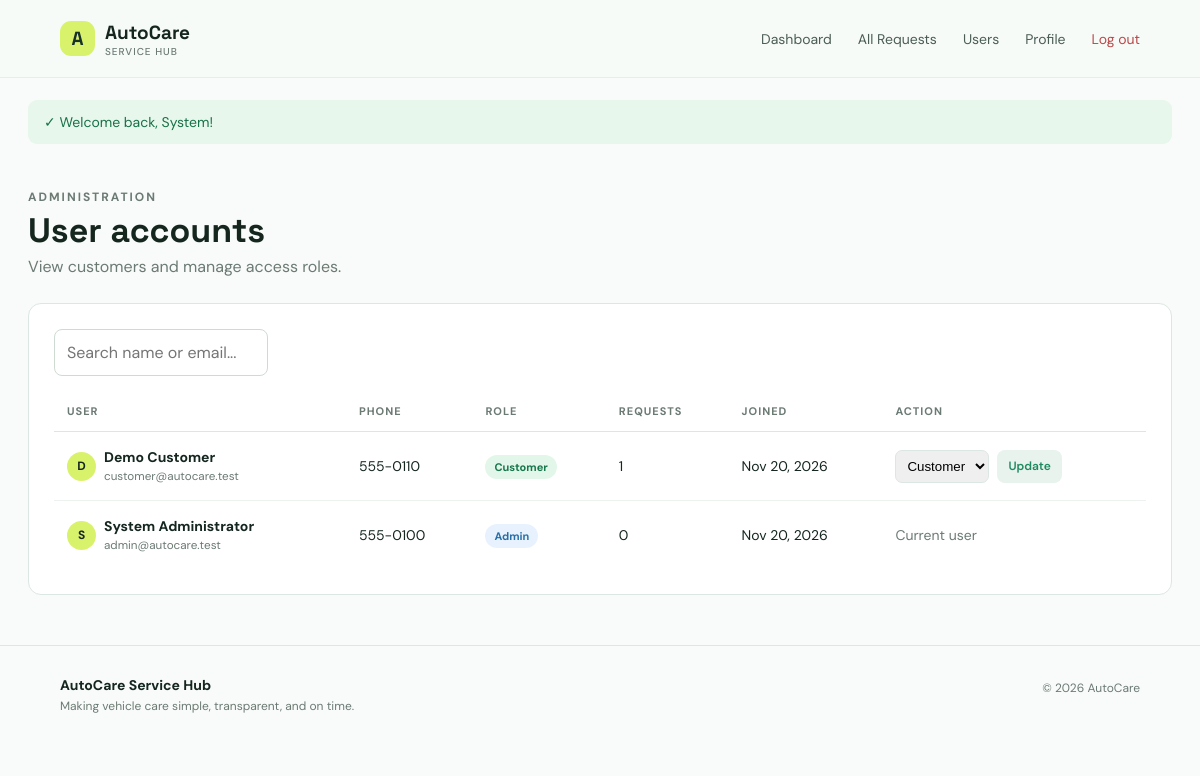
The page /admin/users.php (signed in) on the database its author committed.
### tables this page shows
CREATE TABLE users (
  id INT AUTO_INCREMENT PRIMARY KEY,
  name VARCHAR(100) NOT NULL,
  email VARCHAR(150) NOT NULL UNIQUE,
  phone VARCHAR(30) DEFAULT NULL,
  password VARCHAR(255) NOT NULL,
  role ENUM('customer','admin') NOT NULL DEFAULT 'customer',
  created_at TIMESTAMP DEFAULT CURRENT_TIMESTAMP
);

### functions.php (called while the page is built, shortened)
<?php
function e($value)
{
    return htmlspecialchars((string)$value, ENT_QUOTES, 'UTF-8');
}
function get_flash($key)
{
    $msg = $_SESSION['flash'][$key] ?? null;
    return $msg;
}
function is_logged_in()
{
    return isset($_SESSION['user']);
}
function current_user()
{
    return $_SESSION['user'] ?? null;
}

### admin/users.php (the view, shortened to what this page needs)
<?php require_once '../functions.php';
$q = trim($_GET['q'] ?? '');
$sql = 'SELECT u.*,COUNT(s.id) requests FROM users u LEFT JOIN service_requests s ON s.user_id=u.id WHERE 1';
$params = [];
$sql .= ' GROUP BY u.id ORDER BY u.created_at DESC';
$st = $pdo->prepare($sql);
$st->execute($params);
$users = $st->fetchAll();
include '../partials/header.php'; ?><div class="page-head">
    <div>
        <p class="eyebrow">Administration</p>
        <h1>User accounts</h1>
        <p>View customers and manage access roles.</p>
    </div>
</div>
<div class="panel">
    <div class="search-bar">
        <form><input name="q" placeholder="Search name or email..." value="<?= e($q) ?>"></form>
    </div>
    <div class="table-wrap">
        <table class="data-table">
            <thead>
                <tr>
                    <th>User</th>
                    <th>Phone</th>
                    <th>Role</th>
                    <th>Requests</th>
                    <th>Joined</th>
                    <th>Action</th>
                </tr>
            </thead>
            <tbody><?php foreach ($users as $u): ?><tr>
                        <td><span class="user-chip"><span class="avatar"><?= e(strtoupper(substr($u['name'], 0, 1))) ?></span><span><b><?= e($u['name']) ?></b><br><small class="muted"><?= e($u['email']) ?></small></span></span></td>
                        <td><?= e($u['phone'] ?: '—') ?></td>
                        <td><span class="status <?= $u['role'] === 'admin' ? 'approved' : 'completed' ?>"><?= e(ucfirst($u['role'])) ?></span></td>
                        <td><?= e($u['requests']) ?></td>
                        <td><?= date('M d, Y', strtotime($u['created_at'])) ?></td>
                        <td><?php if ($u['id'] !== current_user()['id']): ?><form method="post" class="actions"><select name="role" style="padding:7px;border:1px solid var(--line);border-radius:7px">
                                        <option value="customer" <?= $u['role'] === 'customer' ? 'selected' : '' ?>>Customer</option>
                                    </select><button class="btn secondary small">Update</button></form><?php else: ?><span class="muted">Current user</span><?php endif; ?></td>
                    </tr><?php endforeach; ?></tbody>
        </table>
    </div>
</div><?php include '../partials/footer.php'; ?>

### partials/header.php (shortened to what this page needs)
<?php
require_once __DIR__ . '/../functions.php';
$base = (strpos($_SERVER['PHP_SELF'], '/admin/') !== false) ? '../' : '';
?>
<!doctype html>
<html lang="en">
<head>
    <link rel="stylesheet" href="<?= $base ?>assets/style.css">
</head>
<body>
    <header class="topbar">
        <a class="brand" href="<?= $base ?><?= is_logged_in()
                                                ? (current_user()['role'] === 'admin' ? 'admin/index.php' : 'dashboard.php')
                                                : 'index.php' ?>">
            <span class="brand-mark">A</span>
            <span>AutoCare <small>Service Hub</small></span>
        </a>
        <nav>
            <?php if (is_logged_in()): ?>
                <a href="<?= $base ?><?= current_user()['role'] === 'admin'
                                            ? 'admin/index.php'
                                            : 'dashboard.php' ?>">Dashboard</a>
                <?php if (current_user()['role'] === 'customer'): ?>
                    <a href="<?= $base ?>vehicles.php">My Vehicles</a>
                    <a href="<?= $base ?>services.php">Service Requests</a>
                <?php else: ?>
                    <a href="<?= $base ?>admin/requests.php">All Requests</a>
                    <a href="<?= $base ?>admin/users.php">Users</a>
                <?php endif; ?>
                <a href="<?= $base ?>profile.php">Profile</a>
                <a class="nav-logout" href="<?= $base ?>logout.php">Log out</a>
            <?php else: ?>
                <a href="<?= $base ?>login.php">Log in</a>
                <a class="nav-cta" href="<?= $base ?>register.php">Get started</a>
            <?php endif; ?>
        </nav>
    </header>
    <main class="container">
        <?php if ($success = get_flash('success')): ?>
            <div class="flash success">✓ <?= e($success) ?></div>
        <?php endif; ?>

### partials/footer.php
</main>
<footer>
    <div><strong>AutoCare Service Hub</strong><br><span>Making vehicle care simple, transparent, and on time.</span></div><span>© <?= date('Y') ?> AutoCare</span>
</footer>
</body>
</html>

### assets/style.css (style rules this page uses)
:root { --ink: #15261f; --muted: #6c7a74; --line: #dde7e1; --paper: #f8fbf9; --white: #fff; --green: #1f8a61; --lime: #d9f26c; --dark: #163128; --red: #b84949; --amber: #a66e18 }
* { box-sizing: border-box }
body { margin: 0; background: var(--paper); color: var(--ink); font-family: 'DM Sans', sans-serif }
h1, h2, h3 { font-family: 'Space Grotesk', sans-serif; margin-top: 0 }
a { color: inherit; text-decoration: none }
.topbar { height: 78px; display: flex; align-items: center; justify-content: space-between; padding: 0 max(5vw, 28px); border-bottom: 1px solid #e5eee9; background: rgba(248, 251, 249, .9) }
.brand { display: flex; align-items: center; gap: 10px; font: 700 19px 'Space Grotesk' }
.brand small { display: block; color: var(--muted); font: 500 10px 'DM Sans'; letter-spacing: 1px; text-transform: uppercase }
.brand-mark { background: var(--lime); display: grid; place-items: center; width: 35px; height: 35px; border-radius: 11px; color: var(--dark) }
nav { display: flex; gap: 26px; align-items: center; color: #4b5d56; font-size: 14px }
.nav-cta, .btn { background: var(--dark); color: #fff; padding: 11px 18px; border-radius: 8px; font-weight: 600 }
.nav-logout { color: var(--red) }
.container { max-width: 1200px; margin: auto; padding: 0 28px }
.eyebrow { font-size: 12px; text-transform: uppercase; letter-spacing: 2px; color: var(--green); font-weight: 700 }
footer { margin-top: 50px; padding: 30px max(5vw, 28px); border-top: 1px solid var(--line); display: flex; justify-content: space-between; color: var(--muted); font-size: 12px }
footer strong { color: var(--ink); font-size: 14px }
footer span { line-height: 2 }
.flash { padding: 13px 16px; border-radius: 9px; margin: 22px 0; font-size: 14px }
.flash.success { background: #e7f7ec; color: #187147 }
.page-head { display: flex; justify-content: space-between; align-items: end; margin: 45px 0 26px }
.page-head h1 { font-size: 34px; margin: 4px 0 }
.page-head p { color: var(--muted); margin: 0 }
.btn { display: inline-block; border: 0; cursor: pointer; font: 600 14px 'DM Sans'; padding: 12px 17px }
.btn.secondary { background: #e7f3ec; color: var(--green) }
.btn.small { padding: 8px 11px; font-size: 12px }
.panel { background: #fff; border: 1px solid var(--line); border-radius: 13px; padding: 25px; margin: 25px 0 }
.table-wrap { overflow: auto }
.data-table { width: 100%; border-collapse: collapse; font-size: 14px }
.data-table th { text-align: left; color: var(--muted); font-size: 11px; text-transform: uppercase; letter-spacing: 1px; padding: 13px; border-bottom: 1px solid var(--line) }
.data-table td { padding: 16px 13px; border-bottom: 1px solid #edf2ef }
.data-table tr:last-child td { border-bottom: 0 }
.status { padding: 5px 9px; border-radius: 20px; font-size: 11px; font-weight: 700; white-space: nowrap }
.approved { background: #e8f2ff; color: #2770a7 }
.completed { background: #e2f7e9; color: #17764c }
.field input, .field select, .field textarea, .search-bar input { width: 100%; border: 1px solid #cedbd3; border-radius: 8px; padding: 12px; font: inherit; background: #fff; color: var(--ink) }
.search-bar { display: flex; gap: 10px; margin-bottom: 15px }
.search-bar input { max-width: 320px }
.user-chip { display: inline-flex; align-items: center; gap: 8px }
.avatar { width: 29px; height: 29px; background: var(--lime); border-radius: 50%; display: grid; place-items: center; font-weight: 700; font-size: 12px }
.actions { display: flex; gap: 8px; flex-wrap: wrap }
.muted { color: var(--muted) }

### rows shown on the page
users: name "D", name "Demo Customer", email "customer@autocare.test", phone "555-0110", role "Customer", requests "1", created_at "Nov 20, 2026"
users: name "S", name "System Administrator", email "admin@autocare.test", phone "555-0100", role "Admin", requests "0", created_at "Nov 20, 2026", shows "Current user"

### other values the page prints
$success "Welcome back, System!"
